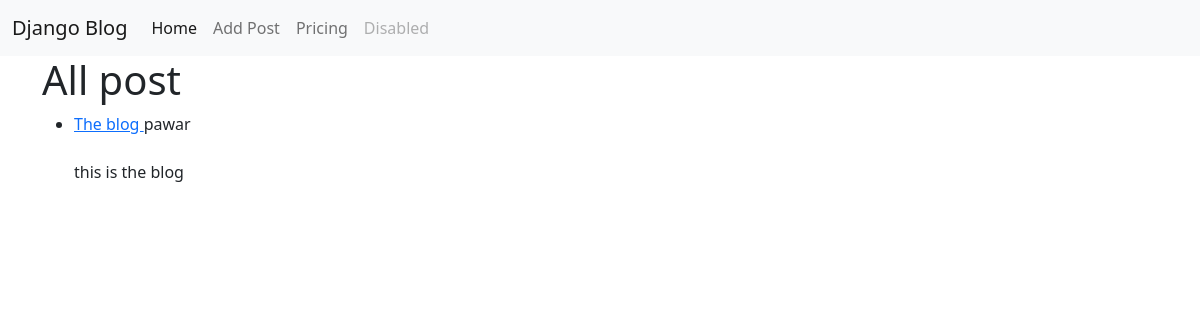
The app's page /, older data.
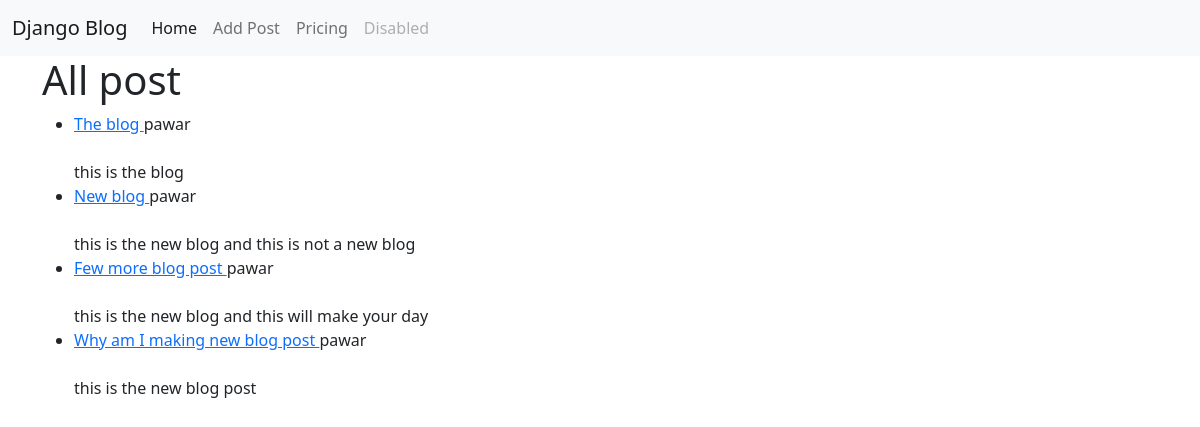
The same page, newer data.
### blog/models.py (models this page shows, shortened)
class Post(models.Model):
    title = models.CharField(max_length = 255)
    title_tag = models.CharField(max_length=255, default="title tag")
    body = models.TextField()
    created_by = models.ForeignKey(User,on_delete=models.CASCADE)
    date_added = models.DateTimeField(auto_now=True)

### blog/views.py (the view)
# urls.py: path("",PostListView.as_view(),name = "list"),
class PostListView(generic.ListView):
    model = Post
    template_name = "post_list.html"

### blog/templates/post_list.html (shortened to what this page needs)
{% extends "base.html" %}
{% block content %}
<div class="container">
    <h1>All post</h1>
    <ul>
        {% for post in object_list %}
            <li><a href="{% url 'detail' post.pk %}">{{post.title}} </a> {{post.created_by}}</li>
            <br>
            {{post.body}}
        {% endfor %}
        </ul>
</div>
{%endblock%}

Row changes from the older to the newer data that the page shows:
added Post: title "New blog", created_by "pawar", body "this is the new blog and this is not a new blog"
added Post: title "Few more blog post", created_by "pawar", body "this is the new blog and this will make your day"
added Post: title "Why am I making new blog post", created_by "pawar", body "this is the new blog post"
